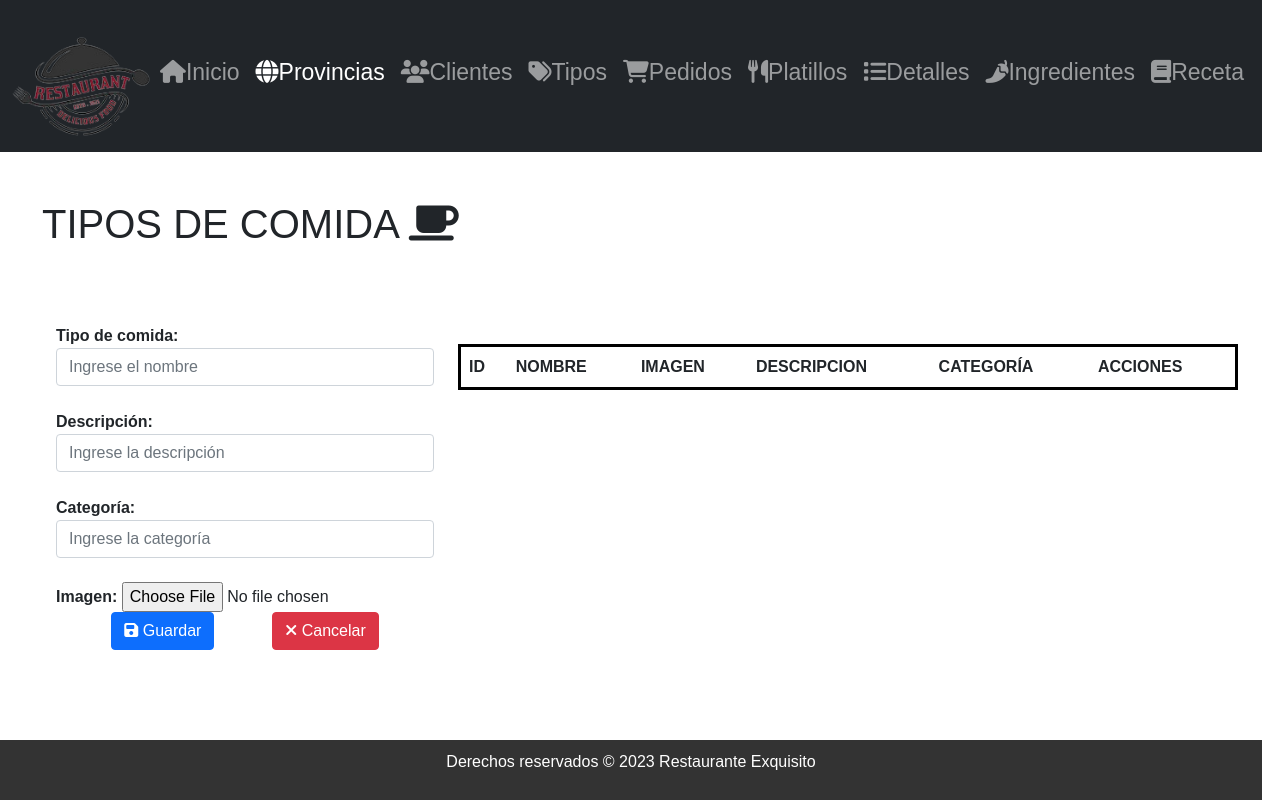
The app's page /listadoTipos/, older data.
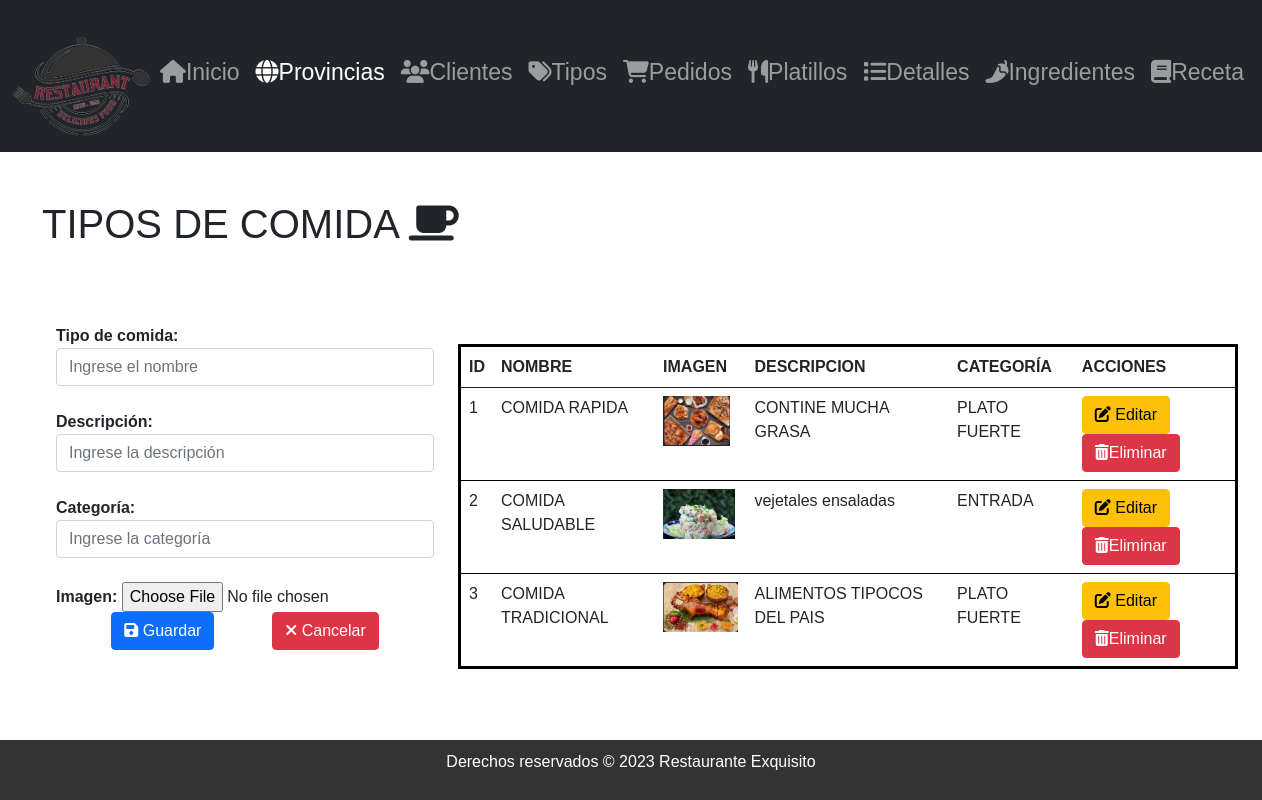
The same page, newer data.
### Aplicaciones/Facturacion/models.py (models this page shows, shortened)
class Tipo(models.Model):
    id_ed = models.AutoField(primary_key=True)
    nombre_ed = models.CharField(max_length=150)
    descripcion_ed = models.TextField()
    categoria_ed=models.CharField(max_length=150, null=True,blank=True)
    fotografia=models.FileField(upload_to='tipo', null=True,blank=True)

### Aplicaciones/Facturacion/views.py (the view)
# urls.py: path('listadoTipos/',views.listadoTipos),
def listadoTipos(request):
    tipoBdd = Tipo.objects.all()
    return render(request, 'listadoTipos.html', {'tipos': tipoBdd})

### Aplicaciones/Facturacion/templates/listadoTipos.html (shortened to what this page needs)
{% extends "./plantilla.html" %}
{% load static %}
{% block contenido %}
<h1> TIPOS DE COMIDA <i class="fas fa-coffee"></i></h1>
<br>
<ul>
    <div class="row">
        <div class="col-md-4" style="overflow-y: auto;">
            <form action="/guardarTipo/" method="post" enctype="multipart/form-data" id="frm_nuevo_tipo">
                <br>
                <b>Tipo de comida:</b>
                <input type="text" name="nombre_ed" value="" id="nombre_ed" placeholder="Ingrese el nombre" class="form-control" required>
                <br>
                <b>Descripción:</b>
                <input type="text" name="descripcion_ed" value="" id="descripcion_ed" placeholder="Ingrese la descripción" class="form-control" required>
                <br>
                <b>Categoría:</b>
                <input type="text" name="categoria_ed" value="" id="categoria_ed" placeholder="Ingrese la categoría" class="form-control">
                <br>
                <b>Imagen:</b>
                <input type="file" name="fotografia" accept="image/*" id="fotografia" required>
                <br>
                <center>
                    <button type="submit" name="button" class="btn btn-primary"><i class="fas fa-save"></i> Guardar</button>
                    <button type="submit" name="button" class="btn btn-danger"><i class="fas fa-times"></i> Cancelar</button>
                </center>
            </form>
        </div>
        <div class="col-md-8">
            <div class="d-flex justify-content-center align-items-center">
            </div>
            <br>
            <table class="table" id="tbl_tipos">
                <thead>
                    <tr>
                        <th>ID</th>
                        <th>NOMBRE</th>
                        <th>IMAGEN</th>
                        <th>DESCRIPCION</th>
                        <th>CATEGORÍA</th>
                        <th>ACCIONES</th>
                    </tr>
                </thead>
                <tbody>
                    {% for tipo in tipos %}
                        <tr>
                            <td>{{ tipo.id_ed }}</td>
                            <td>{{ tipo.nombre_ed }}</td>
                            <td>{% if tipo.fotografia %}
                                <a href="{{tipo.fotografia.url}}" target="_blank">
                                    <img src="{{tipo.fotografia.url}}" alt="" height="50px"></a>
                                {% else %}
                                <b>N/A</b>
                                {% endif %}
                            </td>
                            <td>{{ tipo.descripcion_ed }}</td>
                            <td>{{ tipo.categoria_ed }}</td>
                            <td>
                                <a href="/editarTipo/{{tipo.id_ed}}" class="btn btn-warning"> <i class="fas fa-edit"></i> Editar</a>
                                <a href="javascript:void(0)" onclick="eliminarTipo('/eliminarTipo/{{tipo.id_ed}}');" class="btn btn-danger"><i class="fas fa-trash-alt"></i>Eliminar</a>
                            </td>
                        </tr>
                    {% endfor %}
                </tbody>
            </table>
            <br>
    </div>
</ul>
{% endblock %}

Row changes from the older to the newer data that the page shows:
added Tipo: id_ed "1", nombre_ed "COMIDA RAPIDA", fotografia (picture), descripcion_ed "CONTINE MUCHA GRASA", categoria_ed "PLATO FUERTE"
added Tipo: id_ed "2", nombre_ed "COMIDA SALUDABLE", fotografia (picture), descripcion_ed "vejetales ensaladas", categoria_ed "ENTRADA"
added Tipo: id_ed "3", nombre_ed "COMIDA TRADICIONAL", fotografia (picture), descripcion_ed "ALIMENTOS TIPOCOS DEL PAIS", categoria_ed "PLATO FUERTE"
